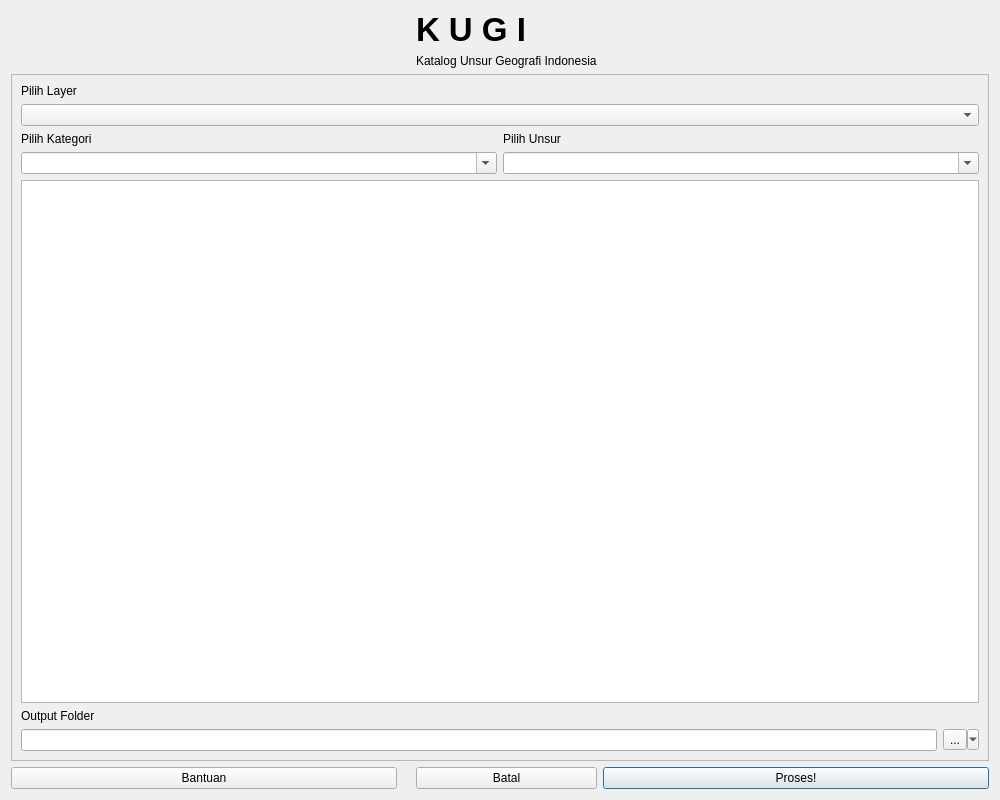
<?xml version="1.0" encoding="UTF-8"?>
<ui version="4.0">
 <class>kugiDialogBase</class>
 <widget class="QDialog" name="kugiDialogBase">
  <property name="geometry">
   <rect>
    <x>0</x>
    <y>0</y>
    <width>1000</width>
    <height>800</height>
   </rect>
  </property>
  <property name="windowTitle">
   <string>KUGI</string>
  </property>
  <layout class="QGridLayout" name="gridLayout_2">
   <item row="3" column="3">
    <widget class="QPushButton" name="runButton">
     <property name="text">
      <string>Proses!</string>
     </property>
    </widget>
   </item>
   <item row="0" column="2">
    <layout class="QGridLayout" name="gridLayout_3">
     <item row="0" column="0">
      <widget class="QLabel" name="kugi">
       <property name="font">
        <font>
         <pointsize>25</pointsize>
         <weight>75</weight>
         <bold>true</bold>
        </font>
       </property>
       <property name="text">
        <string>K U G I</string>
       </property>
      </widget>
     </item>
     <item row="1" column="0">
      <widget class="QLabel" name="katalog">
       <property name="text">
        <string>Katalog Unsur Geografi Indonesia</string>
       </property>
      </widget>
     </item>
    </layout>
   </item>
   <item row="2" column="0" colspan="4">
    <widget class="QFrame" name="frame">
     <property name="frameShape">
      <enum>QFrame::StyledPanel</enum>
     </property>
     <property name="frameShadow">
      <enum>QFrame::Raised</enum>
     </property>
     <layout class="QGridLayout" name="gridLayout_4">
      <item row="0" column="0">
       <layout class="QGridLayout" name="gridLayout">
        <item row="0" column="0">
         <layout class="QVBoxLayout" name="verticalLayout_3">
          <item>
           <widget class="QLabel" name="inputLabel">
            <property name="text">
             <string>Pilih Layer</string>
            </property>
           </widget>
          </item>
          <item>
           <widget class="QgsMapLayerComboBox" name="inputCombo"/>
          </item>
         </layout>
        </item>
        <item row="4" column="0">
         <layout class="QHBoxLayout" name="horizontalLayout_3">
          <item>
           <widget class="QLineEdit" name="saveEdit">
            <property name="sizePolicy">
             <sizepolicy hsizetype="Expanding" vsizetype="Fixed">
              <horstretch>5</horstretch>
              <verstretch>0</verstretch>
             </sizepolicy>
            </property>
           </widget>
          </item>
          <item>
           <widget class="QToolButton" name="outputButton">
            <property name="text">
             <string>...</string>
            </property>
            <property name="popupMode">
             <enum>QToolButton::MenuButtonPopup</enum>
            </property>
           </widget>
          </item>
         </layout>
        </item>
        <item row="2" column="0">
         <layout class="QHBoxLayout" name="horizontalLayout_2">
          <item>
           <widget class="QComboBox" name="kategoriCombo">
            <property name="editable">
             <bool>true</bool>
            </property>
           </widget>
          </item>
          <item>
           <widget class="QComboBox" name="unsurCombo">
            <property name="editable">
             <bool>true</bool>
            </property>
           </widget>
          </item>
         </layout>
        </item>
        <item row="3" column="0">
         <layout class="QVBoxLayout" name="verticalLayout_2">
          <item>
           <layout class="QHBoxLayout" name="horizontalLayout_4">
            <item>
             <widget class="QTableWidget" name="fieldTable"/>
            </item>
           </layout>
          </item>
          <item>
           <widget class="QLabel" name="label">
            <property name="text">
             <string>Output Folder</string>
            </property>
           </widget>
          </item>
         </layout>
        </item>
        <item row="1" column="0">
         <layout class="QHBoxLayout" name="horizontalLayout">
          <item>
           <widget class="QLabel" name="kategoriLabel">
            <property name="text">
             <string>Pilih Kategori</string>
            </property>
           </widget>
          </item>
          <item>
           <widget class="QLabel" name="unsurLabel">
            <property name="text">
             <string>Pilih Unsur</string>
            </property>
           </widget>
          </item>
         </layout>
        </item>
       </layout>
      </item>
     </layout>
    </widget>
   </item>
   <item row="0" column="3">
    <spacer name="horizontalSpacer_2">
     <property name="orientation">
      <enum>Qt::Horizontal</enum>
     </property>
     <property name="sizeHint" stdset="0">
      <size>
       <width>40</width>
       <height>20</height>
      </size>
     </property>
    </spacer>
   </item>
   <item row="3" column="0">
    <widget class="QPushButton" name="helpButton">
     <property name="text">
      <string>Bantuan</string>
     </property>
    </widget>
   </item>
   <item row="0" column="0">
    <spacer name="horizontalSpacer">
     <property name="orientation">
      <enum>Qt::Horizontal</enum>
     </property>
     <property name="sizeHint" stdset="0">
      <size>
       <width>40</width>
       <height>20</height>
      </size>
     </property>
    </spacer>
   </item>
   <item row="3" column="2">
    <widget class="QPushButton" name="cancelButton">
     <property name="text">
      <string>Batal</string>
     </property>
    </widget>
   </item>
   <item row="0" column="1">
    <widget class="QLabel" name="logo">
     <property name="layoutDirection">
      <enum>Qt::RightToLeft</enum>
     </property>
     <property name="text">
      <string/>
     </property>
     <property name="pixmap">
      <pixmap>image/big.png</pixmap>
     </property>
    </widget>
   </item>
  </layout>
 </widget>
 <customwidgets>
  <customwidget>
   <class>QgsMapLayerComboBox</class>
   <extends>QComboBox</extends>
   <header>qgsmaplayercombobox.h</header>
  </customwidget>
 </customwidgets>
 <resources/>
 <connections/>
</ui>
